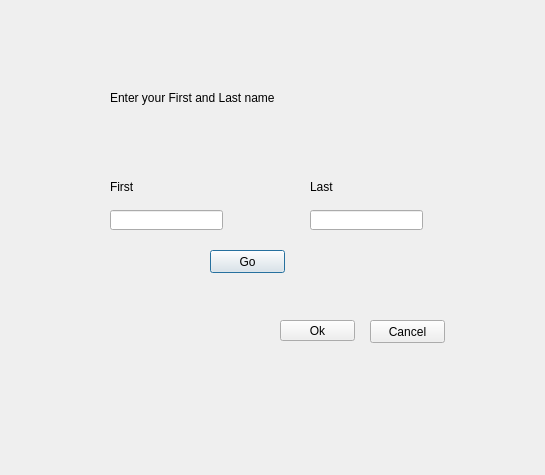
<?xml version="1.0" encoding="UTF-8"?>
<ui version="4.0">
 <class>Dialog</class>
 <widget class="QDialog" name="Dialog">
  <property name="geometry">
   <rect>
    <x>0</x>
    <y>0</y>
    <width>545</width>
    <height>475</height>
   </rect>
  </property>
  <property name="windowTitle">
   <string>Dialog</string>
  </property>
  <widget class="QLabel" name="label">
   <property name="geometry">
    <rect>
     <x>110</x>
     <y>180</y>
     <width>47</width>
     <height>13</height>
    </rect>
   </property>
   <property name="text">
    <string>First</string>
   </property>
  </widget>
  <widget class="QLabel" name="label_2">
   <property name="geometry">
    <rect>
     <x>310</x>
     <y>180</y>
     <width>47</width>
     <height>13</height>
    </rect>
   </property>
   <property name="text">
    <string>Last</string>
   </property>
  </widget>
  <widget class="QPushButton" name="pushButton">
   <property name="geometry">
    <rect>
     <x>210</x>
     <y>250</y>
     <width>75</width>
     <height>23</height>
    </rect>
   </property>
   <property name="text">
    <string>Go</string>
   </property>
  </widget>
  <widget class="QPushButton" name="pushButton_2">
   <property name="geometry">
    <rect>
     <x>280</x>
     <y>320</y>
     <width>75</width>
     <height>21</height>
    </rect>
   </property>
   <property name="text">
    <string>Ok</string>
   </property>
  </widget>
  <widget class="QPushButton" name="pushButton_3">
   <property name="geometry">
    <rect>
     <x>370</x>
     <y>320</y>
     <width>75</width>
     <height>23</height>
    </rect>
   </property>
   <property name="text">
    <string>Cancel</string>
   </property>
  </widget>
  <widget class="QLineEdit" name="lineEdit">
   <property name="geometry">
    <rect>
     <x>110</x>
     <y>210</y>
     <width>113</width>
     <height>20</height>
    </rect>
   </property>
  </widget>
  <widget class="QLineEdit" name="lineEdit_2">
   <property name="geometry">
    <rect>
     <x>310</x>
     <y>210</y>
     <width>113</width>
     <height>20</height>
    </rect>
   </property>
  </widget>
  <widget class="QLabel" name="label_3">
   <property name="geometry">
    <rect>
     <x>110</x>
     <y>90</y>
     <width>281</width>
     <height>16</height>
    </rect>
   </property>
   <property name="text">
    <string>Enter your First and Last name</string>
   </property>
  </widget>
 </widget>
 <resources/>
 <connections/>
</ui>
